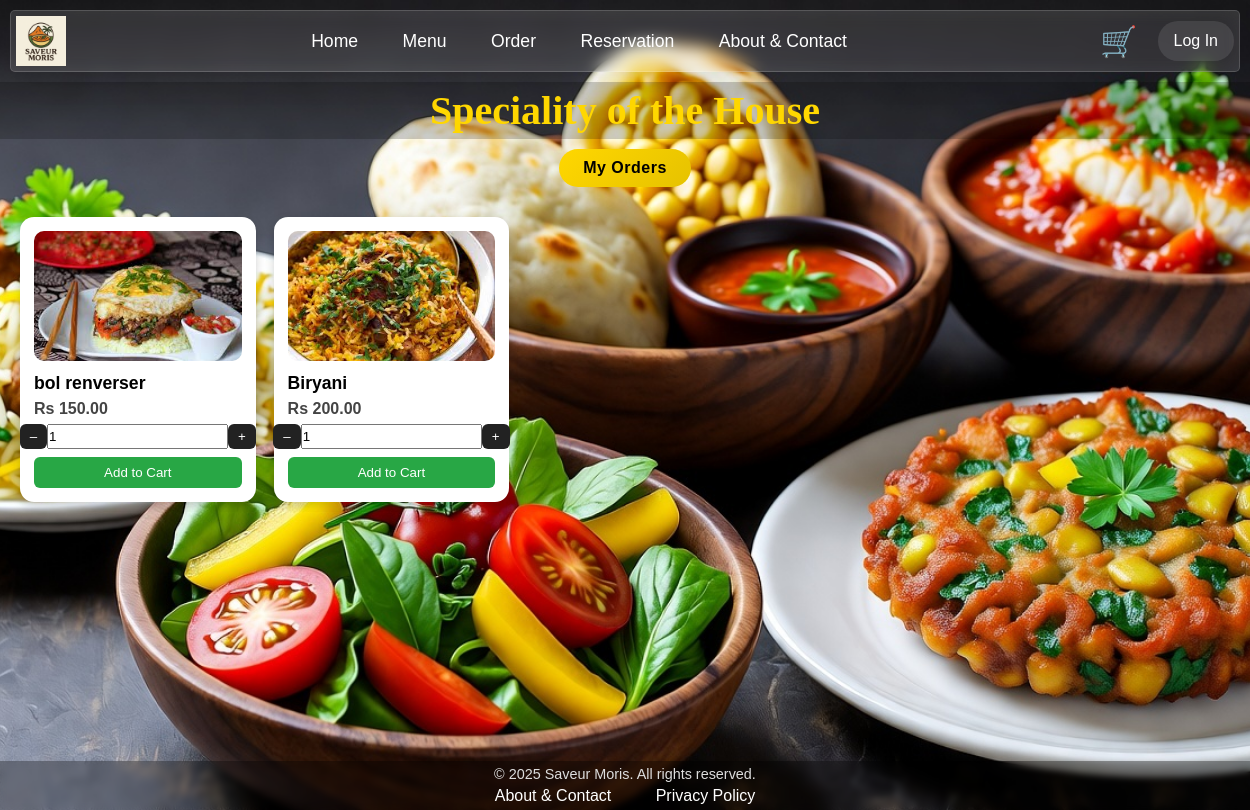
The page /order/ on the database its author committed.
### web_app/models.py (models this page shows, shortened)
class Menu(models.Model):
    menuID = models.AutoField(primary_key=True)
    menuName = models.CharField(max_length=150)
    description = models.TextField()
    price = models.DecimalField(max_digits=8, decimal_places=2)
    image_url = models.ImageField(upload_to='menu_images/')

### web_app/views.py (the view)
# urls.py: path('order/', views.order, name='order'),
def order(request):
    items = Menu.objects.all()
    total_menu_count = Menu.objects.count()
    if request.user.is_authenticated:
        cart = Cart.objects.filter(user=request.user).first()
        cart_has_items = cart and cart.cartitem_set.exists()
    else:
        cart_has_items = False
    return render(request, "web_app/main_page/order.html", {
        "items": items,
        "total_items": total_menu_count,
        "cart_has_items": cart_has_items,  # ADDED
    })

### web_app/templates/web_app/main_page/order.html (shortened to what this page needs)
{% extends 'web_app/main_page/base.html' %}
{% load static %}
{% block extra_css %}
<link rel="stylesheet" href="{% static 'web_app/css/order.css' %}">
{% endblock %}
{% block content %}
<h1>Speciality of the House</h1>
<a href="{% url 'my_orders' %}" class="my-orders-btn">My Orders</a>
<div class="menu-container">
    {% for item in items %}
    <div class="card" data-id="{{ item.menuID }}">
        <img src="{{ item.image_url.url }}" class="card-img">
        <h3 class="food-name">{{ item.menuName }}</h3>
        <p class="price">Rs {{ item.price }}</p>
        <div class="quantity-container">
            <button class="qty-btn" onclick="changeQty(this, -1)">–</button>
            <input type="number" class="quantity" value="1">
            <button class="qty-btn" onclick="changeQty(this, 1)">+</button>
        </div>
        <button class="add-cart-btn" onclick="addToCart(this)">Add to Cart</button>
    </div>
    {% endfor %}
</div>
{% endblock %}

### web_app/static/web_app/css/order.css (style rules this page uses)
h1 { font-family: "Playfair Display", serif; font-size: 2.5rem; font-weight: 700; text-align: center; background-color: rgba(0, 0, 0, 0.2); padding: 5px; margin-bottom: 10px; color: #FFD700; }
.menu-container { width: 100%; display: grid; grid-template-columns: repeat(auto-fill, minmax(230px, 1fr)); gap: 18px; max-height: calc(100vh - 200px); overflow-y: auto; padding: 10px 20px; }
.card { background: white; color: black; border-radius: 14px; padding: 14px; box-shadow: 0 4px 10px rgba(0,0,0,0.18); transition: transform .2s; }
.card-img { width: 100%; height: 130px; object-fit: cover; border-radius: 10px; }
.food-name { font-weight: 600; font-size: 1.1rem; margin-top: 8px; }
.price { color: #444; font-weight: bold; margin: 6px 0; }
.quantity-container { display: flex; justify-content: center; }
.qty-btn { background: #222; color: white; border: none; padding: 5px 10px; border-radius: 6px; }
.add-cart-btn { width: 100%; background: #28a745; color: white; border: none; padding: 8px 0; border-radius: 6px; margin-top: 8px; cursor: pointer; }
.my-orders-btn { display: inline-block; margin: 0 auto 20px; padding: 10px 24px; font-size: 1rem; font-weight: 600; letter-spacing: 0.5px; text-decoration: none; color: #000; background: linear-gradient(135deg, #FFD700, #e6c200); border-radius: 30px; border: none; transition: 0.25s ease; display: block; width: fit-content; }

### web_app/templates/web_app/main_page/base.html (style rules this page uses)
* { text-decoration: none; margin: 0px; padding: 0px; }
body { min-height: 100vh; margin: 0; overflow: auto; font-family: Verdana, Geneva, Tahoma, sans-serif; color: white; }

### rows shown on the page
Menu: image_url (picture), menuName "bol renverser", price "150.00"
Menu: image_url (picture), menuName "Biryani", price "200.00"
